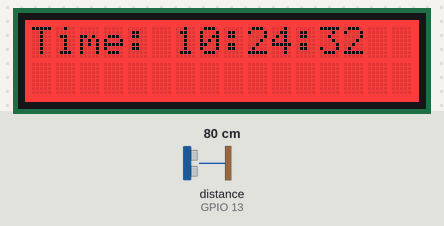
The sketch below on a simulated ESP32. On the bench: 16×2 character LCD. Wiring (inferred from the names in the program): ultrasonic range finder: trigger GPIO 15; echo GPIO 13. Inputs (shaded band) come from the test bench; at power-on: distance to the obstacle (sensor on GPIO 13) 80 cm. The echo pulse lasts 58.3 µs per cm; WiFi joins after 1.5 s; servers stay silent unless stated; network time is answered at once with the bench clock; the local clock reads 2024-03-15 10:24:30 at power-on unless the sketch sets it; what the sketch prints to the serial monitor is not drawn.

Above: at 2.2 s.
At 6.2 s:
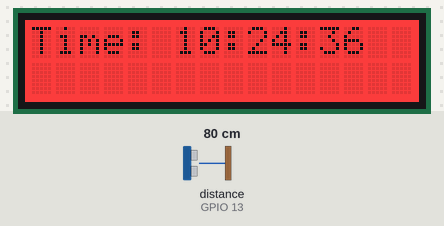
At 11.1 s:
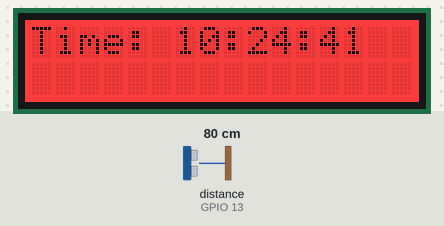
At 19.2 s:
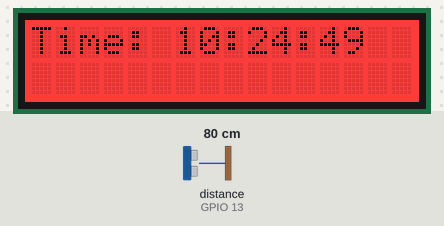
At 28.1 s:
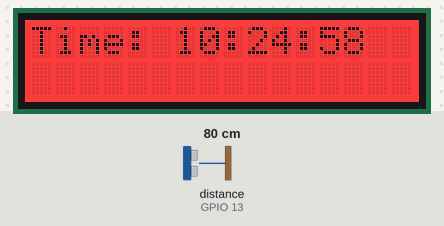
At 37.2 s:
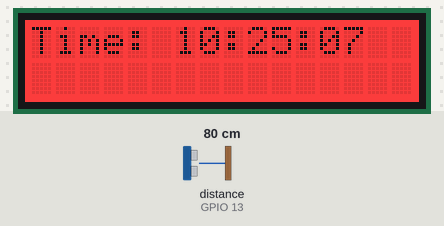

The sketch:

demo.ino
```cpp
#include <Keypad.h>
#include <WiFi.h>

#include <NTPClient.h>

#include <WiFiUdp.h>

#include <rgb_lcd.h>

#define ROW_NUM     4 // four rows
#define COLUMN_NUM  3 // three columns


const int trigPin = 15;
const int echoPin = 13;
long duration;
float cms, inches;
const char* ssid = "testssid";

const char* password = "";

rgb_lcd lcd;

WiFiUDP ntpUDP;

char keys[ROW_NUM][COLUMN_NUM] = {
  {'1', '2', '3'},
  {'4', '5', '6'},
  {'7', '8', '9'},
  {'*', '0', '#'}
};

byte pin_rows[ROW_NUM] = {18,5,17,16}; // GPIO18, GPIO5, GPIO17, GPIO16 connect to the row pins
byte pin_column[COLUMN_NUM] = {4,0,2};  // GPIO4, GPIO0, GPIO2 connect to the column pins

Keypad keypad = Keypad( makeKeymap(keys), pin_rows, pin_column, ROW_NUM, COLUMN_NUM );

NTPClient timeClient(ntpUDP, "ie.pool.ntp.org", 3600, 60000); // 3600 is the UTC offset in seconds


void setup() {
 Serial.begin(115200); // Starts the serial communication
  pinMode(trigPin, OUTPUT); // Sets the trigPin as an Output
  pinMode(echoPin, INPUT); // Sets the echoPin as an Input


  lcd.begin(16, 2); // Set the LCD size

  lcd.setRGB(255, 0, 0); // Set initial backlight color (red)

  // Connect to Wi-Fi

  WiFi.begin(ssid, password);

  Serial.println("\nConnecting to WiFi Network ..");

  while (WiFi.status() != WL_CONNECTED) {

    Serial.print(".");

    delay(100);

  }

  // Start the NTP client

  timeClient.begin();

}

void loop() {
  digitalWrite(trigPin,LOW);
  delayMicroseconds(5);
  digitalWrite(trigPin, HIGH);
  delayMicroseconds(10);
  digitalWrite(trigPin,LOW);


duration = pulseIn(echoPin,HIGH);

cms = (duration/2) / 29.1;
inches = (duration/2) / 74;


Serial.print(inches);
Serial.print("in ");
Serial.print(cms);
Serial.print("cm");
Serial.println();

  delay(250);

   timeClient.update();

  // Get the current time in formatted string

  String formattedTime = timeClient.getFormattedTime();

  lcd.setCursor(0, 0);

  lcd.print("Time: " + formattedTime); // Display time on LCD

  // Get the current date

  time_t rawTime = timeClient.getEpochTime();

  struct tm *timeInfo = localtime(&rawTime);

  // Format date with leading zeros

  String formattedDate = String(timeInfo->tm_mday < 10 ? "0" : "") + String(timeInfo->tm_mday) + "/" +

                         String(timeInfo->tm_mon + 1 < 10 ? "0" : "") + String(timeInfo->tm_mon + 1) + "/" +

                         String(timeInfo->tm_year + 1900);

  lcd.setCursor(0, 1 );

}
```

Measured:
- what the display in image 0 shows lasts 1.1 s, from 2.1 s to 3.2 s
